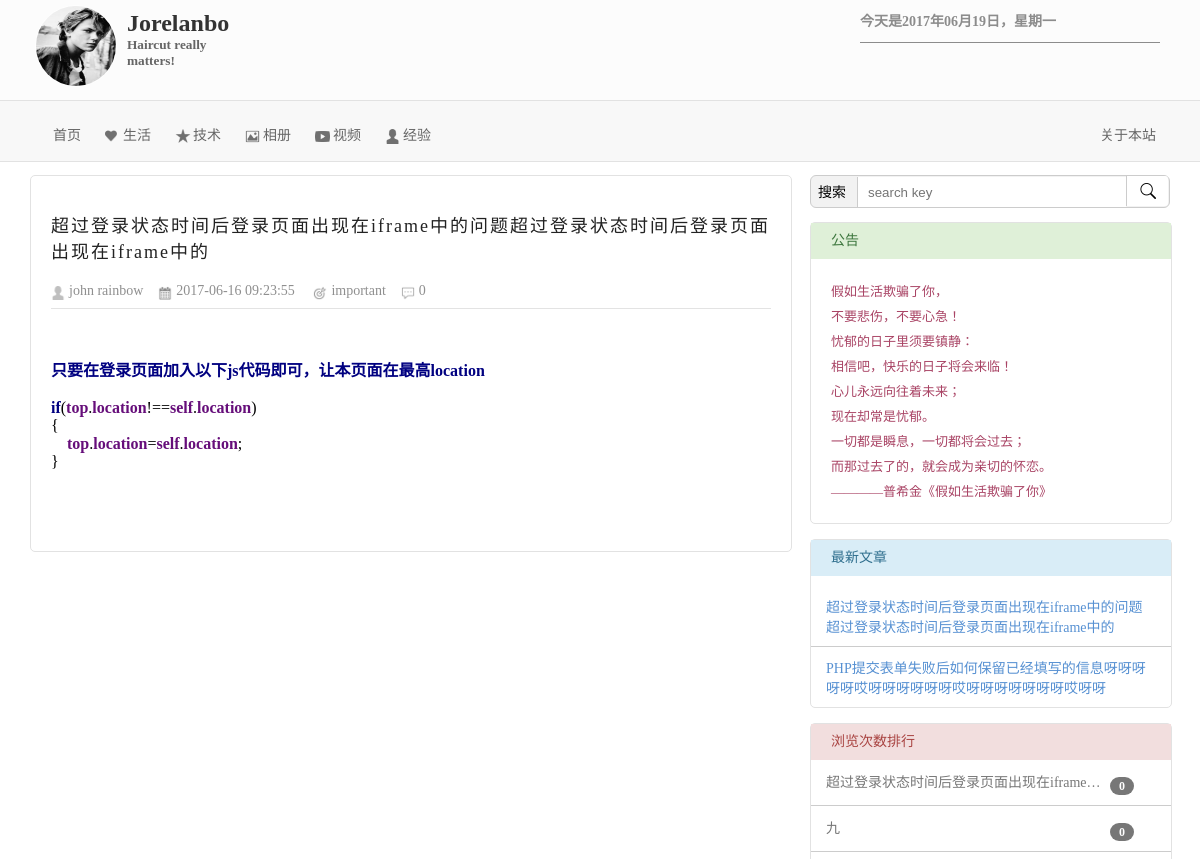
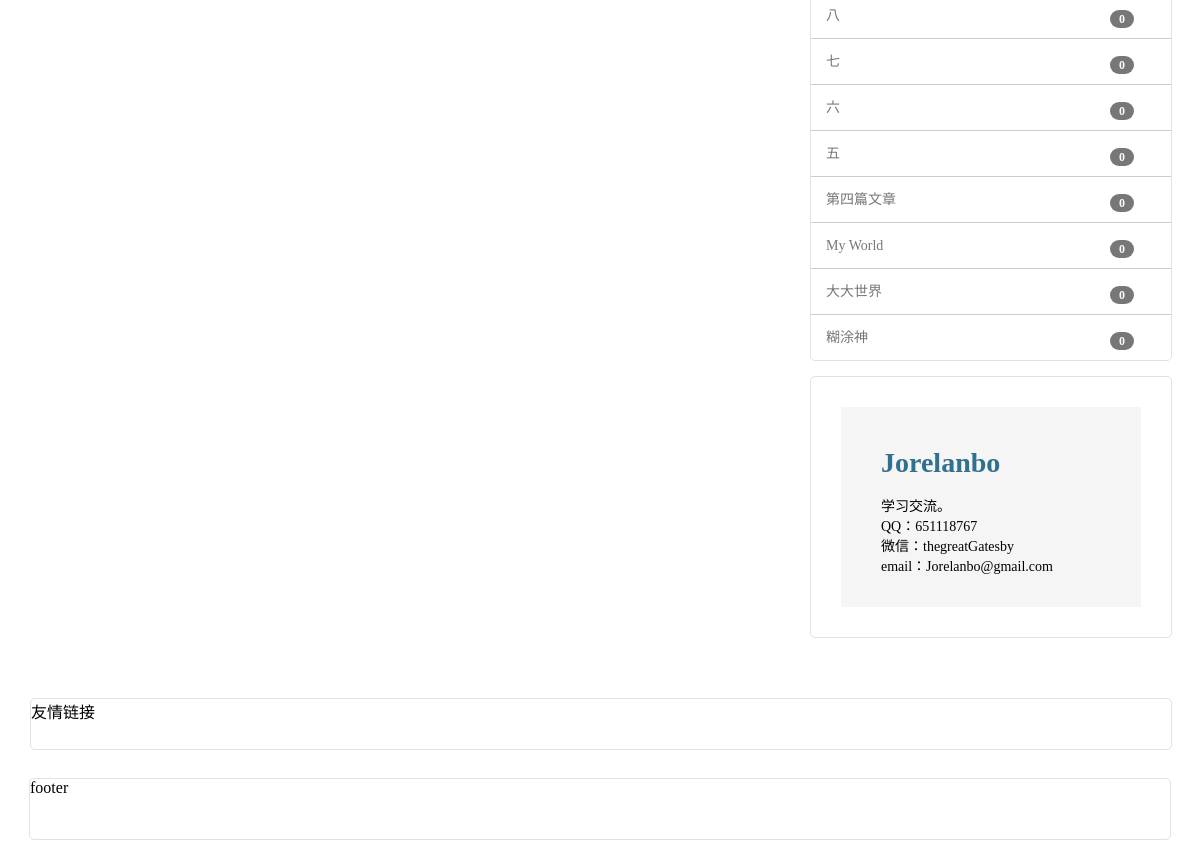
Before: /viewArticle.php?&id=26 with the older database file (2 pictures, top to bottom).
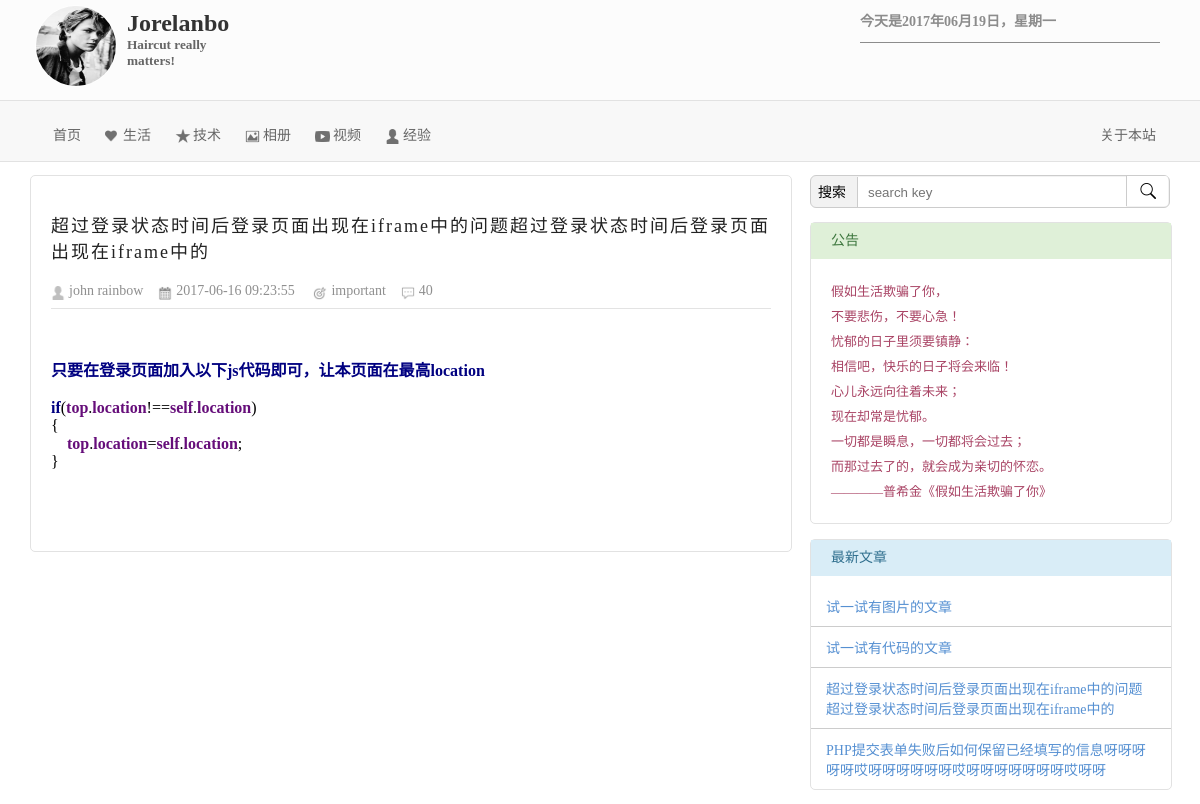
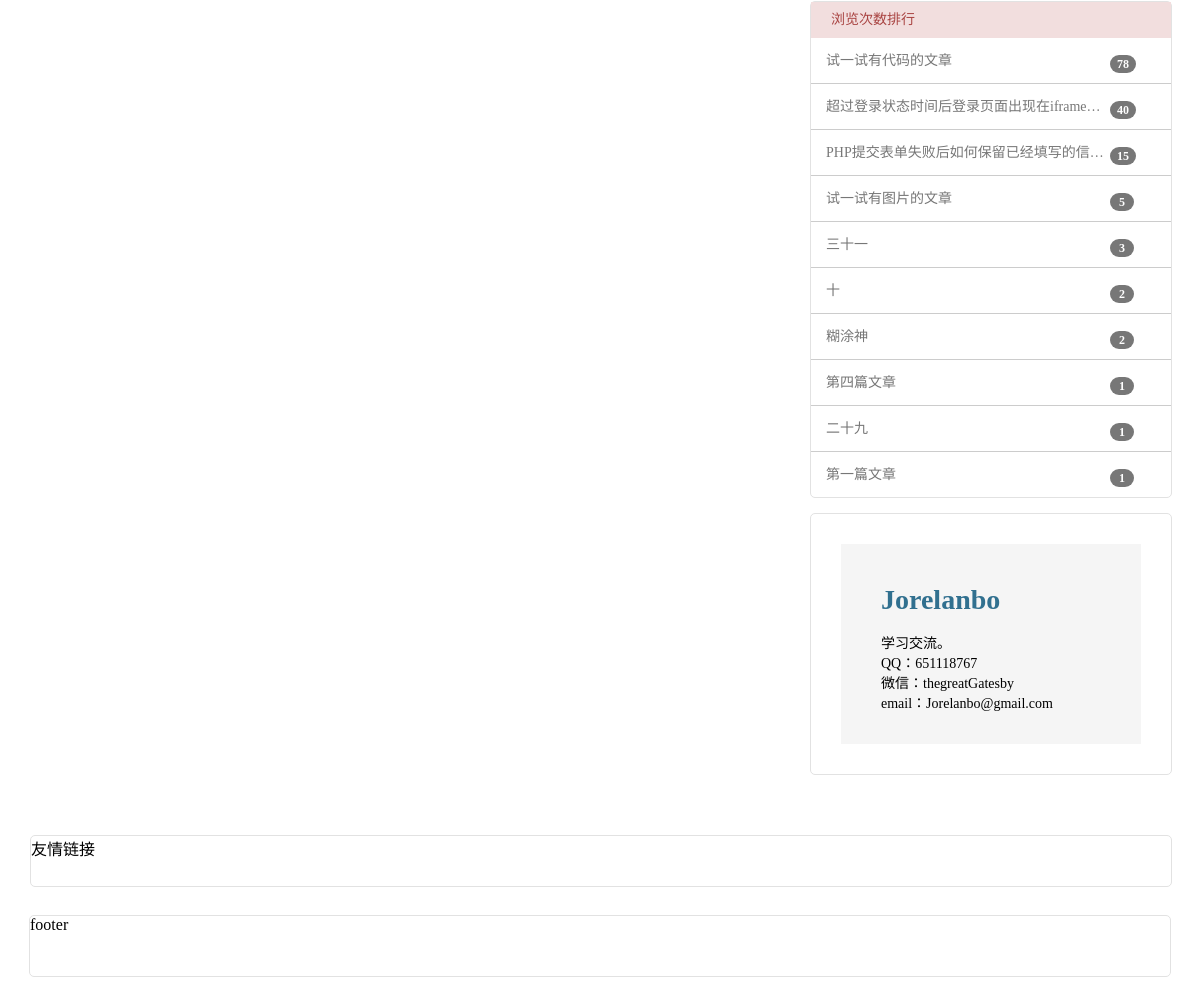
After: the same page with the newer database file (2 pictures, top to bottom).
### tables this page shows
CREATE TABLE `article` (
  `id` int(5) NOT NULL AUTO_INCREMENT,
  `title` varchar(50) NOT NULL,
  `article_type_id` int(5) NOT NULL,
  `keywords` varchar(50) NOT NULL,
  `content` text NOT NULL,
  `view_times` int(10) DEFAULT NULL,
  `create_time` int(10) DEFAULT NULL,
  `introduction` varchar(100) DEFAULT NULL,
  PRIMARY KEY (`id`)
);

### include/mysqli.class.php (called while the page is built, shortened)
<?php
$db = new Mysql();
class Mysql{
    var $mysqli;
    function __construct()
    {
        $this->db_host = 'localhost';
        $this->db_user = 'root';
        $this->db_pwd = 'root';
        $this->db_name = 'blog';
        $this->mysqli = @new mysqli($this->db_host, $this->db_user, $this->db_pwd, $this->db_name);
    }
    function getNewest()
    {
        $sql = "SELECT id,title FROM article WHERE keywords LIKE '%important%' ORDER BY create_time DESC LIMIT 10";
        $result = $this->mysqli->query($sql);
        $articles = [];
        if ($this->mysqli->affected_rows > 0) {
            for ($i = 0;$i < $result->num_rows;$i ++) {
                $result->data_seek($i);
                $row = $result->fetch_assoc();
                $articles[] = ['id'=>$row['id'], 'title'=>$row['title']];
            }
        }
        return $articles;
    }
    function getArticle($id)
    {
        $sql = "SELECT * FROM article WHERE id='$id'";
        $result = $this->mysqli->query($sql);
        $article = [];
        if ($this->mysqli->affected_rows > 0) {
            $result->data_seek(0);
            $row = $result->fetch_assoc();
            $article = ['id'=>$row['id'], 'title'=>$row['title'], 'article_type_id'=>$row['article_type_id'],
                'keywords'=>$row['keywords'], 'introduction'=>$row['introduction'], 'content'=>$row['content'],
                'view_times'=>$row['view_times'], 'create_time'=>$row['create_time']];
        }
        return $article;
    }
    function getHighViewList()
    {
        $sql = "SELECT id,title,view_times FROM article ORDER BY view_times DESC LIMIT 10";
        $result = $this->mysqli->query($sql);
        $articles = [];
        if ($this->mysqli->affected_rows > 0) {
            for ($i = 0; $i < $result->num_rows; $i ++) {
                $result->data_seek($i);
                $row = $result->fetch_assoc();
                $articles[] = ['id'=>$row['id'], 'title'=>$row['title'], 'view_times'=>$row['view_times']];
            }
        }
        return $articles;
    }
    function articleView($id)
    {
        $sql = "SELECT view_times FROM article WHERE id=$id";
        $result = $this->mysqli->query($sql);
        $result->data_seek(0);
        $row = $result->fetch_assoc();
        $view = $row['view_times'];
        $view++;
        $sql = "UPDATE article SET view_times = $view WHERE id=$id";
        $this->mysqli->query($sql);
    }
}

### highViewList.php (the view)
<?php
$high_views = $db->getHighViewList();
for ($i = 0; $i < count($high_views); $i ++) {
    $high_view_id = $high_views[$i]['id'];
    $high_view_title = $high_views[$i]['title'];
    $high_view_view_times = $high_views[$i]['view_times'];
    if ($i == count($high_views) - 1) {
        ?>
        <div class="high_view_item">
            <a href="viewArticle.php?id=<?php echo $high_view_id;?>"><?php echo $high_view_title;?></a>
            <div class="times"><?php echo $high_view_view_times;?></div>
        </div>
        <?php
    } else {
        ?>
        <div class="high_view_item">
            <a href="viewArticle.php?id=<?php echo $high_view_id; ?>" title="<?php echo $high_view_title; ?>"><?php echo $high_view_title; ?></a>
            <div class="times"><?php echo $high_view_view_times;?></div>
        </div>
        <div class="high_view_item_divide_line"></div>
        <?php
    }
}

### articleDetail.php (shortened to what this page needs)
<?php
$db->articleView($id);
$article = $db->getArticle($id);
$title = $article['title'];
$create_time = date('Y-m-d H:i:s', $article['create_time']);
$keywords = $article['keywords'];
$content = $article['content'];
$view_times = $article['view_times'];
?>
<div class="article_detail">
    <div class="article_detail_title">
        <?php echo $title;?>
    </div>
    <div class="article_detail_info_list">
        <span class="article_detail_writer">john rainbow</span><span class="article_detail_create_time"><?php echo $create_time?></span>
        <span class="article_detail_keywords"><?php echo $keywords?></span><span class="article_detail_view_times"><?php echo $view_times?></span>
    </div>
    <div class="article_detail_content">
        <?php echo $content;?>
    </div>
</div>

### newest.php
<?php
$newest = $db->getNewest();
for ($i = 0; $i < count($newest); $i ++) {
    $newest_id = $newest[$i]['id'];
    $newest_title = $newest[$i]['title'];
    if ($i == count($newest) - 1) {
?>
        <div class="newest_item">
            <a href="viewArticle.php?id=<?php echo $newest_id;?>"><?php echo $newest_title;?></a>
        </div>
<?php
    } else {
?>
        <div class="newest_item">
            <a href="viewArticle.php?id=<?php echo $newest_id; ?>"><?php echo $newest_title; ?></a>
        </div>
        <div class="newest_item_divide_line"></div>
<?php
    }
}

Changed rows visible on the page:
no longer on this page (row unchanged): article: title "九", view_times "0"
no longer on this page (row unchanged): article: title "八", view_times "0"
no longer on this page (row unchanged): article: title "七", view_times "0"
no longer on this page (row unchanged): article: title "六", view_times "0"
no longer on this page (row unchanged): article: title "五", view_times "0"
no longer on this page (row unchanged): article: title "My World", view_times "0"
no longer on this page (row unchanged): article: title "大大世界", view_times "0"
changed article "超过登录状态时间后登录页面出现在iframe中的问题超过登录状态时间后登录页面出现在iframe中的": view_times "0" → "40"
added article: title "试一试有图片的文章", view_times "5"
added article: title "试一试有代码的文章", view_times "78"
now on one of the page's lists (row edited): article: title "PHP提交表单失败后如何保留已经填写的信…", view_times "15"
now on this page (row edited): article: title "三十一", view_times "3"
now on this page (row edited): article: title "十", view_times "2"
changed article "糊涂神": view_times "0" → "2"; moves up the list
changed article "第四篇文章": view_times "0" → "1"
now on this page (row edited): article: title "二十九", view_times "1"
now on this page (row edited): article: title "第一篇文章", view_times "1"
